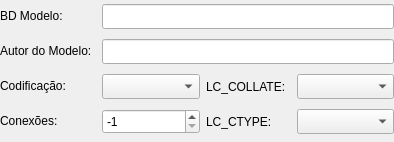
<?xml version="1.0" encoding="UTF-8"?>
<ui version="4.0">
 <class>BancoDadosWidget</class>
 <widget class="QWidget" name="BancoDadosWidget">
  <property name="geometry">
   <rect>
    <x>0</x>
    <y>0</y>
    <width>394</width>
    <height>142</height>
   </rect>
  </property>
  <property name="minimumSize">
   <size>
    <width>0</width>
    <height>0</height>
   </size>
  </property>
  <property name="windowTitle">
   <string>Form</string>
  </property>
  <layout class="QGridLayout" name="bancodados_grid">
   <property name="margin">
    <number>0</number>
   </property>
   <item row="0" column="0">
    <widget class="QLabel" name="bdmodelo_lbl">
     <property name="sizePolicy">
      <sizepolicy hsizetype="Fixed" vsizetype="Fixed">
       <horstretch>0</horstretch>
       <verstretch>0</verstretch>
      </sizepolicy>
     </property>
     <property name="minimumSize">
      <size>
       <width>96</width>
       <height>0</height>
      </size>
     </property>
     <property name="text">
      <string>BD Modelo:</string>
     </property>
    </widget>
   </item>
   <item row="0" column="1" colspan="3">
    <widget class="QLineEdit" name="bdmodelo_edt">
     <property name="minimumSize">
      <size>
       <width>0</width>
       <height>25</height>
      </size>
     </property>
    </widget>
   </item>
   <item row="1" column="0">
    <widget class="QLabel" name="autor_lbl">
     <property name="sizePolicy">
      <sizepolicy hsizetype="Fixed" vsizetype="Fixed">
       <horstretch>0</horstretch>
       <verstretch>0</verstretch>
      </sizepolicy>
     </property>
     <property name="text">
      <string>Autor do Modelo:</string>
     </property>
    </widget>
   </item>
   <item row="1" column="1" colspan="3">
    <widget class="QLineEdit" name="autor_edt">
     <property name="minimumSize">
      <size>
       <width>0</width>
       <height>25</height>
      </size>
     </property>
    </widget>
   </item>
   <item row="2" column="0">
    <widget class="QLabel" name="codificacao_lbl">
     <property name="sizePolicy">
      <sizepolicy hsizetype="Fixed" vsizetype="Fixed">
       <horstretch>0</horstretch>
       <verstretch>0</verstretch>
      </sizepolicy>
     </property>
     <property name="minimumSize">
      <size>
       <width>96</width>
       <height>0</height>
      </size>
     </property>
     <property name="text">
      <string>Codificação:</string>
     </property>
    </widget>
   </item>
   <item row="2" column="1">
    <widget class="QComboBox" name="codificacao_cmb">
     <property name="minimumSize">
      <size>
       <width>0</width>
       <height>25</height>
      </size>
     </property>
    </widget>
   </item>
   <item row="2" column="2">
    <widget class="QLabel" name="lccollate_lbl">
     <property name="sizePolicy">
      <sizepolicy hsizetype="Fixed" vsizetype="Preferred">
       <horstretch>0</horstretch>
       <verstretch>0</verstretch>
      </sizepolicy>
     </property>
     <property name="minimumSize">
      <size>
       <width>85</width>
       <height>0</height>
      </size>
     </property>
     <property name="font">
      <font>
       <weight>50</weight>
       <italic>false</italic>
       <bold>false</bold>
      </font>
     </property>
     <property name="text">
      <string>LC_COLLATE:</string>
     </property>
    </widget>
   </item>
   <item row="2" column="3">
    <widget class="QComboBox" name="lccollate_cmb">
     <property name="minimumSize">
      <size>
       <width>0</width>
       <height>25</height>
      </size>
     </property>
     <property name="insertPolicy">
      <enum>QComboBox::InsertAlphabetically</enum>
     </property>
    </widget>
   </item>
   <item row="3" column="0">
    <widget class="QLabel" name="limconexao_lbl">
     <property name="sizePolicy">
      <sizepolicy hsizetype="Fixed" vsizetype="Fixed">
       <horstretch>0</horstretch>
       <verstretch>0</verstretch>
      </sizepolicy>
     </property>
     <property name="minimumSize">
      <size>
       <width>96</width>
       <height>0</height>
      </size>
     </property>
     <property name="font">
      <font>
       <weight>50</weight>
       <italic>false</italic>
       <bold>false</bold>
      </font>
     </property>
     <property name="text">
      <string>Conexões:</string>
     </property>
    </widget>
   </item>
   <item row="3" column="1">
    <widget class="QSpinBox" name="limconexao_sb">
     <property name="minimumSize">
      <size>
       <width>0</width>
       <height>25</height>
      </size>
     </property>
     <property name="minimum">
      <number>-1</number>
     </property>
     <property name="maximum">
      <number>65535</number>
     </property>
     <property name="value">
      <number>-1</number>
     </property>
    </widget>
   </item>
   <item row="3" column="2">
    <widget class="QLabel" name="lcctype_lbl">
     <property name="sizePolicy">
      <sizepolicy hsizetype="Fixed" vsizetype="Preferred">
       <horstretch>0</horstretch>
       <verstretch>0</verstretch>
      </sizepolicy>
     </property>
     <property name="minimumSize">
      <size>
       <width>70</width>
       <height>0</height>
      </size>
     </property>
     <property name="font">
      <font>
       <weight>50</weight>
       <italic>false</italic>
       <bold>false</bold>
      </font>
     </property>
     <property name="text">
      <string>LC_CTYPE:</string>
     </property>
    </widget>
   </item>
   <item row="3" column="3">
    <widget class="QComboBox" name="lcctype_cmb">
     <property name="minimumSize">
      <size>
       <width>0</width>
       <height>25</height>
      </size>
     </property>
     <property name="insertPolicy">
      <enum>QComboBox::InsertAlphabetically</enum>
     </property>
    </widget>
   </item>
  </layout>
 </widget>
 <resources/>
 <connections/>
</ui>
